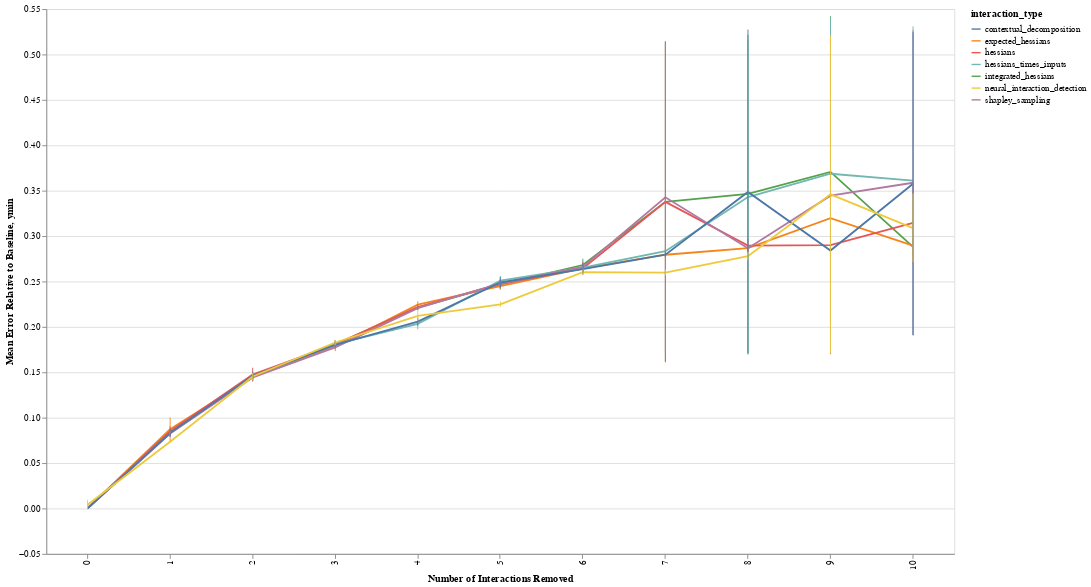

Notebook cell for this chart:
### Code cell
line = alt.Chart(df_total, width=1000, height=600).mark_line().encode(
    x=alt.X('num_interactions_removed:O', title='Number of Interactions Removed'),
    y=alt.Y('mean_perf:Q', title='Mean Error Relative to Baseline'),
    color=alt.Color('interaction_type:N')
)
band = alt.Chart(df_total).transform_calculate(
    ymin="datum.mean_perf - datum.sd_perf",
    ymax="datum.mean_perf + datum.sd_perf"
).mark_errorbar().encode(
    x=alt.X('num_interactions_removed:O'),
    y="ymin:Q",
    y2="ymax:Q",
    color=alt.Color('interaction_type:N')
)
line + band

### Figure 1 — Vega-Lite specification as saved in the notebook (floating-point values rounded to 4 significant figures)
{"config": {"view": {"continuousWidth": 400, "continuousHeight": 300}}, "layer": [{"mark": "line", "encoding": {"color": {"type": "nominal", "field": "interaction_type"}, "x": {"type": "ordinal", "field": "num_interactions_removed", "title": "Number of Interactions Removed"}, "y": {"type": "quantitative", "field": "mean_perf", "title": "Mean Error Relative to Baseline"}}, "height": 600, "width": 1000}, {"mark": "errorbar", "encoding": {"color": {"type": "nominal", "field": "interaction_type"}, "x": {"type": "ordinal", "field": "num_interactions_removed"}, "y": {"type": "quantitative", "field": "ymin"}, "y2": {"field": "ymax"}}, "transform": [{"calculate": "datum.mean_perf - datum.sd_perf", "as": "ymin"}, {"calculate": "datum.mean_perf + datum.sd_perf", "as": "ymax"}]}], "data": {"name": "data-348a7788d41e6b040200eefd318904e6"}, "$schema": "https://vega.github.io/schema/vega-lite/v4.0.2.json", "datasets": {"data-348a7788d41e6b040200eefd318904e6": [{"Unnamed: 0": 0, "interaction_type": "integrated_hessians", "mean_perf": 0.0005652, "sd_perf": 0.000892, "cumulative_pairs": "()", "num_interactions_removed": 0}, {"Unnamed: 0": 1, "interaction_type": "integrated_hessians", "mean_perf": 0.08338, "sd_perf": 0.002857, "cumulative_pairs": "(0, 1)", "num_interactions_removed": 1}, {"Unnamed: 0": 2, "interaction_type": "integrated_hessians", "mean_perf": 0.1451, "sd_perf": 0.004582, "cumulative_pairs": "(0, 2)", "num_interactions_removed": 2}, {"Unnamed: 0": 3, "interaction_type": "integrated_hessians", "mean_perf": 0.1806, "sd_perf": 0.004511, "cumulative_pairs": "(0, 3)", "num_interactions_removed": 3}, {"Unnamed: 0": 4, "interaction_type": "integrated_hessians", "mean_perf": 0.2211, "sd_perf": 0.003102, "cumulative_pairs": "(0, 4)", "num_interactions_removed": 4}, {"Unnamed: 0": 5, "interaction_type": "integrated_hessians", "mean_perf": 0.2467, "sd_perf": 0.004861, "cumulative_pairs": "(1, 2)", "num_interactions_removed": 5}, {"Unnamed: 0": 6, "interaction_type": "integrated_hessians", "mean_perf": 0.2681, "sd_perf": 0.006988, "cumulative_pairs": "(1, 3)", "num_interactions_removed": 6}, {"Unnamed: 0": 7, "interaction_type": "integrated_hessians", "mean_perf": 0.3378, "sd_perf": 0.1768, "cumulative_pairs": "(1, 4)", "num_interactions_removed": 7}, {"Unnamed: 0": 8, "interaction_type": "integrated_hessians", "mean_perf": 0.3465, "sd_perf": 0.1752, "cumulative_pairs": "(2, 3)", "num_interactions_removed": 8}, {"Unnamed: 0": 9, "interaction_type": "integrated_hessians", "mean_perf": 0.3707, "sd_perf": 0.1716, "cumulative_pairs": "(2, 4)", "num_interactions_removed": 9}, {"Unnamed: 0": 10, "interaction_type": "integrated_hessians", "mean_perf": 0.2882, "sd_perf": 0.008075, "cumulative_pairs": "(3, 4)", "num_interactions_removed": 10}, {"Unnamed: 0": 0, "interaction_type": "expected_hessians", "mean_perf": 0.0002581, "sd_perf": 0.0003739, "cumulative_pairs": "()", "num_interactions_removed": 0}, {"Unnamed: 0": 1, "interaction_type": "expected_hessians", "mean_perf": 0.08734, "sd_perf": 0.01282, "cumulative_pairs": "(0, 1)", "num_interactions_removed": 1}, {"Unnamed: 0": 2, "interaction_type": "expected_hessians", "mean_perf": 0.1447, "sd_perf": 0.003157, "cumulative_pairs": "(0, 2)", "num_interactions_removed": 2}, {"Unnamed: 0": 3, "interaction_type": "expected_hessians", "mean_perf": 0.1783, "sd_perf": 0.002738, "cumulative_pairs": "(0, 3)", "num_interactions_removed": 3}, {"Unnamed: 0": 4, "interaction_type": "expected_hessians", "mean_perf": 0.2245, "sd_perf": 0.003827, "cumulative_pairs": "(0, 4)", "num_interactions_removed": 4}, {"Unnamed: 0": 5, "interaction_type": "expected_hessians", "mean_perf": 0.2449, "sd_perf": 0.004088, "cumulative_pairs": "(1, 2)", "num_interactions_removed": 5}, {"Unnamed: 0": 6, "interaction_type": "expected_hessians", "mean_perf": 0.2643, "sd_perf": 0.00476, "cumulative_pairs": "(1, 3)", "num_interactions_removed": 6}, {"Unnamed: 0": 7, "interaction_type": "expected_hessians", "mean_perf": 0.2795, "sd_perf": 0.003419, "cumulative_pairs": "(1, 4)", "num_interactions_removed": 7}, {"Unnamed: 0": 8, "interaction_type": "expected_hessians", "mean_perf": 0.2867, "sd_perf": 0.00344, "cumulative_pairs": "(2, 3)", "num_interactions_removed": 8}, {"Unnamed: 0": 9, "interaction_type": "expected_hessians", "mean_perf": 0.3197, "sd_perf": 0.04938, "cumulative_pairs": "(2, 4)", "num_interactions_removed": 9}, {"Unnamed: 0": 10, "interaction_type": "expected_hessians", "mean_perf": 0.2895, "sd_perf": 0.01182, "cumulative_pairs": "(3, 4)", "num_interactions_removed": 10}, {"Unnamed: 0": 0, "interaction_type": "hessians", "mean_perf": 0.0002212, "sd_perf": 0.0001727, "cumulative_pairs": "()", "num_interactions_removed": 0}, {"Unnamed: 0": 1, "interaction_type": "hessians", "mean_perf": 0.0852, "sd_perf": 0.005163, "cumulative_pairs": "(0, 1)", "num_interactions_removed": 1}, {"Unnamed: 0": 2, "interaction_type": "hessians", "mean_perf": 0.1474, "sd_perf": 0.007643, "cumulative_pairs": "(0, 2)", "num_interactions_removed": 2}, {"Unnamed: 0": 3, "interaction_type": "hessians", "mean_perf": 0.1809, "sd_perf": 0.004047, "cumulative_pairs": "(0, 3)", "num_interactions_removed": 3}, {"Unnamed: 0": 4, "interaction_type": "hessians", "mean_perf": 0.2218, "sd_perf": 0.002731, "cumulative_pairs": "(0, 4)", "num_interactions_removed": 4}, {"Unnamed: 0": 5, "interaction_type": "hessians", "mean_perf": 0.2472, "sd_perf": 0.004643, "cumulative_pairs": "(1, 2)", "num_interactions_removed": 5}, {"Unnamed: 0": 6, "interaction_type": "hessians", "mean_perf": 0.2644, "sd_perf": 0.003819, "cumulative_pairs": "(1, 3)", "num_interactions_removed": 6}, {"Unnamed: 0": 7, "interaction_type": "hessians", "mean_perf": 0.3377, "sd_perf": 0.1756, "cumulative_pairs": "(1, 4)", "num_interactions_removed": 7}, {"Unnamed: 0": 8, "interaction_type": "hessians", "mean_perf": 0.2894, "sd_perf": 0.007408, "cumulative_pairs": "(2, 3)", "num_interactions_removed": 8}, {"Unnamed: 0": 9, "interaction_type": "hessians", "mean_perf": 0.29, "sd_perf": 0.008381, "cumulative_pairs": "(2, 4)", "num_interactions_removed": 9}, {"Unnamed: 0": 10, "interaction_type": "hessians", "mean_perf": 0.3144, "sd_perf": 0.04457, "cumulative_pairs": "(3, 4)", "num_interactions_removed": 10}, {"Unnamed: 0": 0, "interaction_type": "hessians_times_inputs", "mean_perf": 0.000228, "sd_perf": 0.0003988, "cumulative_pairs": "()", "num_interactions_removed": 0}, {"Unnamed: 0": 1, "interaction_type": "hessians_times_inputs", "mean_perf": 0.08276, "sd_perf": 0.002579, "cumulative_pairs": "(0, 1)", "num_interactions_removed": 1}, {"Unnamed: 0": 2, "interaction_type": "hessians_times_inputs", "mean_perf": 0.1452, "sd_perf": 0.003032, "cumulative_pairs": "(0, 2)", "num_interactions_removed": 2}, {"Unnamed: 0": 3, "interaction_type": "hessians_times_inputs", "mean_perf": 0.1811, "sd_perf": 0.0043, "cumulative_pairs": "(0, 3)", "num_interactions_removed": 3}, {"Unnamed: 0": 4, "interaction_type": "hessians_times_inputs", "mean_perf": 0.2033, "sd_perf": 0.005877, "cumulative_pairs": "(1, 2)", "num_interactions_removed": 4}, {"Unnamed: 0": 5, "interaction_type": "hessians_times_inputs", "mean_perf": 0.2509, "sd_perf": 0.004902, "cumulative_pairs": "(0, 4)", "num_interactions_removed": 5}, {"Unnamed: 0": 6, "interaction_type": "hessians_times_inputs", "mean_perf": 0.2653, "sd_perf": 0.003061, "cumulative_pairs": "(1, 3)", "num_interactions_removed": 6}, {"Unnamed: 0": 7, "interaction_type": "hessians_times_inputs", "mean_perf": 0.2833, "sd_perf": 0.005366, "cumulative_pairs": "(1, 4)", "num_interactions_removed": 7}, {"Unnamed: 0": 8, "interaction_type": "hessians_times_inputs", "mean_perf": 0.3429, "sd_perf": 0.1725, "cumulative_pairs": "(2, 3)", "num_interactions_removed": 8}, {"Unnamed: 0": 9, "interaction_type": "hessians_times_inputs", "mean_perf": 0.3687, "sd_perf": 0.1726, "cumulative_pairs": "(2, 4)", "num_interactions_removed": 9}, {"Unnamed: 0": 10, "interaction_type": "hessians_times_inputs", "mean_perf": 0.361, "sd_perf": 0.1699, "cumulative_pairs": "(3, 4)", "num_interactions_removed": 10}, {"Unnamed: 0": 0, "interaction_type": "shapley_sampling", "mean_perf": 0.0001666, "sd_perf": 0.0001255, "cumulative_pairs": "()", "num_interactions_removed": 0}, {"Unnamed: 0": 1, "interaction_type": "shapley_sampling", "mean_perf": 0.08254, "sd_perf": 0.003613, "cumulative_pairs": "(0, 1)", "num_interactions_removed": 1}, {"Unnamed: 0": 2, "interaction_type": "shapley_sampling", "mean_perf": 0.1442, "sd_perf": 0.003763, "cumulative_pairs": "(0, 2)", "num_interactions_removed": 2}, {"Unnamed: 0": 3, "interaction_type": "shapley_sampling", "mean_perf": 0.1775, "sd_perf": 0.004201, "cumulative_pairs": "(0, 3)", "num_interactions_removed": 3}, {"Unnamed: 0": 4, "interaction_type": "shapley_sampling", "mean_perf": 0.2207, "sd_perf": 0.002047, "cumulative_pairs": "(0, 4)", "num_interactions_removed": 4}, {"Unnamed: 0": 5, "interaction_type": "shapley_sampling", "mean_perf": 0.2478, "sd_perf": 0.004591, "cumulative_pairs": "(1, 2)", "num_interactions_removed": 5}, {"Unnamed: 0": 6, "interaction_type": "shapley_sampling", "mean_perf": 0.266, "sd_perf": 0.006288, "cumulative_pairs": "(1, 3)", "num_interactions_removed": 6}, {"Unnamed: 0": 7, "interaction_type": "shapley_sampling", "mean_perf": 0.3427, "sd_perf": 0.1717, "cumulative_pairs": "(1, 4)", "num_interactions_removed": 7}, {"Unnamed: 0": 8, "interaction_type": "shapley_sampling", "mean_perf": 0.2866, "sd_perf": 0.002986, "cumulative_pairs": "(2, 3)", "num_interactions_removed": 8}, {"Unnamed: 0": 9, "interaction_type": "shapley_sampling", "mean_perf": 0.3444, "sd_perf": 0.1745, "cumulative_pairs": "(2, 4)", "num_interactions_removed": 9}, {"Unnamed: 0": 10, "interaction_type": "shapley_sampling", "mean_perf": 0.3587, "sd_perf": 0.1681, "cumulative_pairs": "(3, 4)", "num_interactions_removed": 10}, {"Unnamed: 0": 0, "interaction_type": "contextual_decomposition", "mean_perf": 0.0001083, "sd_perf": 3.917e-05, "cumulative_pairs": "()", "num_interactions_removed": 0}, {"Unnamed: 0": 1, "interaction_type": "contextual_decomposition", "mean_perf": 0.08328, "sd_perf": 0.004288, "cumulative_pairs": "(0, 1)", "num_interactions_removed": 1}, {"Unnamed: 0": 2, "interaction_type": "contextual_decomposition", "mean_perf": 0.1462, "sd_perf": 0.004606, "cumulative_pairs": "(0, 2)", "num_interactions_removed": 2}, {"Unnamed: 0": 3, "interaction_type": "contextual_decomposition", "mean_perf": 0.1801, "sd_perf": 0.002492, "cumulative_pairs": "(0, 3)", "num_interactions_removed": 3}, {"Unnamed: 0": 4, "interaction_type": "contextual_decomposition", "mean_perf": 0.2059, "sd_perf": 0.004556, "cumulative_pairs": "(1, 2)", "num_interactions_removed": 4}, {"Unnamed: 0": 5, "interaction_type": "contextual_decomposition", "mean_perf": 0.2489, "sd_perf": 0.006318, "cumulative_pairs": "(0, 4)", "num_interactions_removed": 5}, {"Unnamed: 0": 6, "interaction_type": "contextual_decomposition", "mean_perf": 0.2637, "sd_perf": 0.006575, "cumulative_pairs": "(1, 3)", "num_interactions_removed": 6}, {"Unnamed: 0": 7, "interaction_type": "contextual_decomposition", "mean_perf": 0.2796, "sd_perf": 0.002429, "cumulative_pairs": "(1, 4)", "num_interactions_removed": 7}, {"Unnamed: 0": 8, "interaction_type": "contextual_decomposition", "mean_perf": 0.3486, "sd_perf": 0.1788, "cumulative_pairs": "(2, 3)", "num_interactions_removed": 8}, {"Unnamed: 0": 9, "interaction_type": "contextual_decomposition", "mean_perf": 0.2841, "sd_perf": 0.006158, "cumulative_pairs": "(2, 4)", "num_interactions_removed": 9}, {"Unnamed: 0": 10, "interaction_type": "contextual_decomposition", "mean_perf": 0.3577, "sd_perf": 0.1668, "cumulative_pairs": "(3, 4)", "num_interactions_removed": 10}, {"Unnamed: 0": 0, "interaction_type": "neural_interaction_detection", "mean_perf": 0.004201, "sd_perf": 0.005425, "cumulative_pairs": "()", "num_interactions_removed": 0}, {"Unnamed: 0": 1, "interaction_type": "neural_interaction_detection", "mean_perf": 0.07352, "sd_perf": 0.001135, "cumulative_pairs": "(0, 2)", "num_interactions_removed": 1}, {"Unnamed: 0": 2, "interaction_type": "neural_interaction_detection", "mean_perf": 0.1453, "sd_perf": 0.004158, "cumulative_pairs": "(0, 1)", "num_interactions_removed": 2}, {"Unnamed: 0": 3, "interaction_type": "neural_interaction_detection", "mean_perf": 0.1828, "sd_perf": 0.002808, "cumulative_pairs": "(0, 4)", "num_interactions_removed": 3}, {"Unnamed: 0": 4, "interaction_type": "neural_interaction_detection", "mean_perf": 0.2122, "sd_perf": 0.005319, "cumulative_pairs": "(1, 2)", "num_interactions_removed": 4}, {"Unnamed: 0": 5, "interaction_type": "neural_interaction_detection", "mean_perf": 0.2249, "sd_perf": 0.003144, "cumulative_pairs": "(1, 4)", "num_interactions_removed": 5}, {"Unnamed: 0": 6, "interaction_type": "neural_interaction_detection", "mean_perf": 0.2602, "sd_perf": 0.002907, "cumulative_pairs": "(0, 3)", "num_interactions_removed": 6}, {"Unnamed: 0": 7, "interaction_type": "neural_interaction_detection", "mean_perf": 0.2598, "sd_perf": 0.003305, "cumulative_pairs": "(2, 4)", "num_interactions_removed": 7}, {"Unnamed: 0": 8, "interaction_type": "neural_interaction_detection", "mean_perf": 0.2778, "sd_perf": 0.004663, "cumulative_pairs": "(1, 3)", "num_interactions_removed": 8}, {"Unnamed: 0": 9, "interaction_type": "neural_interaction_detection", "mean_perf": 0.3459, "sd_perf": 0.1748, "cumulative_pairs": "(2, 3)", "num_interactions_removed": 9}, {"Unnamed: 0": 10, "interaction_type": "neural_interaction_detection", "mean_perf": 0.3088, "sd_perf": 0.038, "cumulative_pairs": "(3, 4)", "num_interactions_removed": 10}]}}
